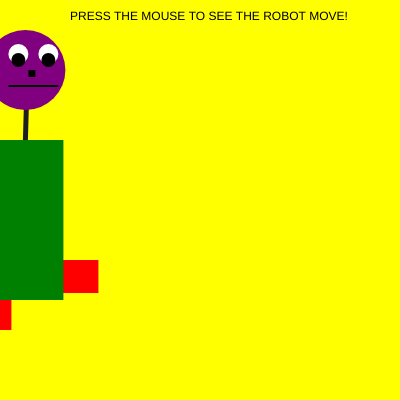
Frame 1 (no input)
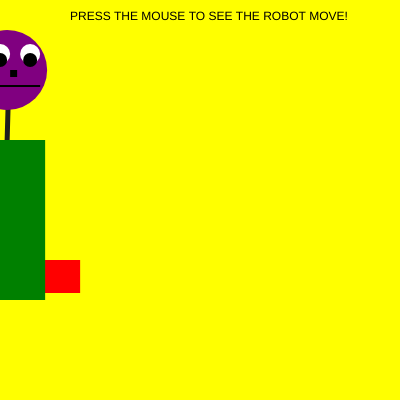
Frame 60 (no input)
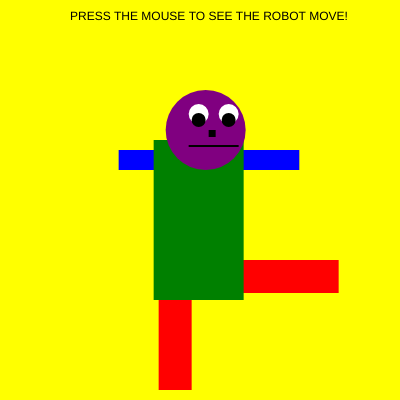
Frame 120 (the mouse pressed at the canvas centre since frame 60)

The p5.js sketch that drew these frames (run headless with seeded random() and noise() and a simulated clock; from frame 60 on, the mouse is pressed at the canvas centre):

// p5.js sketch
// ── sketch.js
//creates the body and neck heights
var bodyHeight = 60;
var neckHeight = 70;
var x=20;
var y=300;
var radius = 40;

//creates the easing
var easing = 0.08;

function setup(){
 createCanvas(400,400);
  //gives the weight of the line
  strokeWeight(5);
  ellipseMode(RADIUS);
}
function draw(){
  background("yellow");
  
  textSize();
  text("PRESS THE MOUSE TO SEE THE ROBOT MOVE!",70,20);
  
  //noves the robot with the mouse
  var targetX=mouseX;
  x=x+(targetX-x)*easing;
  
  //changes the heights if mouse if pressed
  if(mouseIsPressed){
    neckHeight = 10;
    bodyHeight= 160;
  }
  else{
    neckHeight = 70;
    bodyHeight = 160;
  }
  var neckY=y-bodyHeight-neckHeight;
  
  //creates the neck
  stroke(30);
  line(x+7,y-bodyHeight,x +9,neckY);
  
  noStroke();
  //creates the legs
  fill("red");
  rect(x+10,y-40,neckY,33);
  rect(x-40,y-40,33,neckY);
  //creates the hand
  fill("blue");
  rect(x-80,150,x-18,20);
  
  //creates the body
  fill("green");
  rect(x-45,y-bodyHeight,90,bodyHeight);
      
  //creates the face
  fill("purple");
  ellipse(x+7,neckY,radius,radius);
  
  //creates the eyes
  fill("white");
  ellipse(x+30,neckY-16,10,10);
  ellipse(x,neckY-16,10,10);

  fill("black");
  ellipse(x,neckY -10,7,7);
  ellipse(x + 30,neckY -10,7,7);
  
  //creates the nose and mouth
  rect(x+10,neckY,7,7);  
  rect(x-10, neckY +15,50,2);
  
  
  
}
